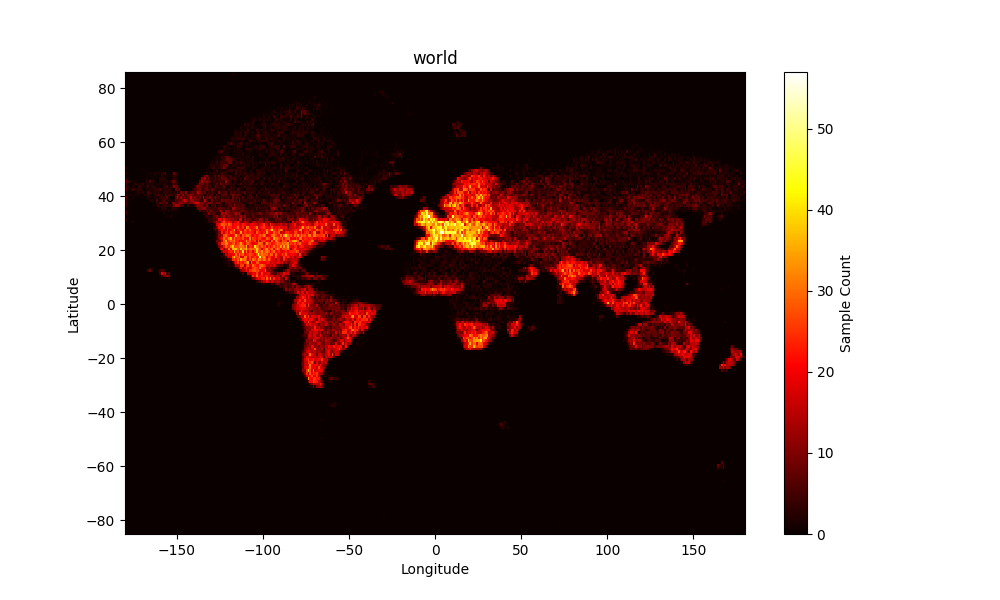
#> input picture scripts/lotto/data_out/heatmaps_png/world.png, 1000 x 600 px, found by its file name; its folder holds 2 pictures in this run
$ python main.py
#> lines starting #> are read from the running program, lines starting #| are printed output that depends on the picture
import numpy as np
from PIL import Image
import matplotlib
from matplotlib import pyplot as plt

import ast
import shutil

from collections import namedtuple

plt.ion()
matplotlib.use('TkAgg')

_MERCATOR_BOUNDS = namedtuple('MERCATOR_BOUNDS', ['min_lat', 'max_lat', 'min_lng', 'max_lng'])
MERCATOR_BOUNDS = _MERCATOR_BOUNDS(
    min_lat=-85.0511287798066,
    max_lat=85.0511287798066,
    min_lng=-180,
    max_lng=180
)

def get_brightness_grid(image, nrows, ncols):
    """ Compute the average brightness of each grid cell in the image. """

    h, w = image.shape
    grid_h = h / nrows
    grid_w = w / ncols
    brightness_grid = np.zeros((nrows, ncols))
    for i in range(nrows):
        for j in range(ncols):
            row_start = int(round(i * grid_h))
            row_end = int(round((i + 1) * grid_h)) if i < nrows - 1 else h
            col_start = int(round(j * grid_w))
            col_end = int(round((j + 1) * grid_w)) if j < ncols - 1 else w
            grid = image[row_start:row_end, col_start:col_end]
            brightness_grid[i, j] = np.mean(grid)
    return brightness_grid


def make_grid(fname_img, fname_grid, nrows, ncols):
    """ Take heatmap image, convert to grayscale, and output a text file representing the weight distribution. """

    image = Image.open(fname_img)
    grayscale = np.array(image.convert('L'))
    brightness = get_brightness_grid(grayscale, nrows, ncols)
    weight_grid = brightness.tolist()
    with open(fname_grid, 'w') as fout:
        fout.write('[\n')
        for row in weight_grid:
            fout.write(f'    {row},\n')
        fout.write(']\n')


def read_weight_grid(fname):
    """ Read weight grid from a text file and return as numpy array. """

    with open(fname, 'r') as f:
        grid_str = f.read()
    grid_str = grid_str.strip()
    grid_list = ast.literal_eval(grid_str)
    return np.array(grid_list)


def generate_weighted_indices(weight_grid, nsamples):
    """ Generate weighted random indices based on the brightness grid. """

    flat_weights = weight_grid.flatten()
    flat_weights = flat_weights / np.sum(flat_weights)
    chosen = np.random.choice(len(flat_weights), size=nsamples, p=flat_weights)
    rows = chosen // weight_grid.shape[1]
    cols = chosen % weight_grid.shape[1]
    return np.vstack((rows, cols)).T


# --- Mercator projection helpers ---
def mercator_y_from_lat(lat):
    """Convert latitude to Mercator Y."""
    lat_rad = np.radians(lat)
    return np.log(np.tan(np.pi / 4 + lat_rad / 2))

def lat_from_mercator_y(y):
    """Convert Mercator Y to latitude."""
    return np.degrees(2 * np.arctan(np.exp(y)) - np.pi / 2)

def grid_indices_to_latlng(indices, grid_shape, bounds=MERCATOR_BOUNDS):
    """ Convert grid indices to latitude and longitude coordinates using Mercator projection. """

    nrows, ncols = grid_shape

    # Mercator Y bounds
    y_max = mercator_y_from_lat(bounds.max_lat)
    y_min = mercator_y_from_lat(bounds.min_lat)
    y_step = (y_max - y_min) / nrows

    # Compute Mercator Y for each row index
    ys = y_max - indices[:, 0] * y_step
    lats = lat_from_mercator_y(ys)

    # Longitude is still linear
    lng_step = (bounds.max_lng - bounds.min_lng) / ncols
    lngs = bounds.min_lng + indices[:, 1] * lng_step
    return np.vstack((lats, lngs)).T


def write_latlngs_js(latlngs, basename):
    fname = f"./data_out/heatmaps_js/{basename}.js"
    with open(fname, 'w') as f:
        f.write('THE_WINDOW.latlngs = THE_WINDOW.latlngs || {};\n\n')
        f.write(f'THE_WINDOW.latlngs.{basename} = [\n')
        for lat, lng in latlngs:
            f.write(f'    [{lat:.4f}, {lng:.4f}],\n')
        f.write('];\n')
    dest = f'../../data/lottery/heatmaps/{basename}.js'
    shutil.copyfile(fname, dest)


def plot_heatmap(latlngs, bin_size, basename):
    """ Make a pyplot plot to show the distribution of the points """
    plt.figure(figsize=(10, 6))
    lat_bins = np.arange(MERCATOR_BOUNDS.min_lat, MERCATOR_BOUNDS.max_lat + 1, bin_size)
    lng_bins = np.arange(MERCATOR_BOUNDS.min_lng, MERCATOR_BOUNDS.max_lng + 1, bin_size)
    plt.hist2d(
        latlngs[:, 1], latlngs[:, 0],
        bins=[lng_bins, lat_bins],
        cmap='hot',
        range=[[MERCATOR_BOUNDS.min_lng, MERCATOR_BOUNDS.max_lng], [MERCATOR_BOUNDS.min_lat, MERCATOR_BOUNDS.max_lat]]
    )
    plt.colorbar(label='Sample Count')
    plt.colorbar(label='Sample Count')
    plt.xlabel('Longitude')
    plt.ylabel('Latitude')
    plt.title(basename)
    plt.savefig(f'./data_out/heatmaps_png/{basename}.png')
    plt.show()

def main(basename, nrows, ncols, nsamples, bin_size=2):
    fname_heatmap = f'./data_in/heatmaps/{basename}.png'
    fname_grid = f'./data_out/weight_grids/{basename}.txt'

    nrows = int(nrows)
    ncols = int(ncols)

    make_grid(fname_heatmap, fname_grid, nrows, ncols)
    weight_grid = read_weight_grid(fname_grid)
    indices = generate_weighted_indices(weight_grid, nsamples)
    latlngs = grid_indices_to_latlng(indices, (nrows, ncols))
    latlngs[:, 0] = np.clip(latlngs[:, 0], MERCATOR_BOUNDS.min_lat, MERCATOR_BOUNDS.max_lat)
    latlngs[:, 1] = np.clip(latlngs[:, 1], MERCATOR_BOUNDS.min_lng, MERCATOR_BOUNDS.max_lng)
    plot_heatmap(latlngs, bin_size=bin_size, basename=basename)
    write_latlngs_js(latlngs, basename)


_HEATMAP = namedtuple('_HEATMAPS', ['name', 'npoints'])

_TO_MAP = [
    _HEATMAP(name='world', npoints=64800), # 180*360
    _HEATMAP(name='europe', npoints=10000),
]


if __name__ == '__main__':
    for heatmap in _TO_MAP:
        main(
            basename=heatmap.name,
            nrows=np.floor(MERCATOR_BOUNDS.max_lat - MERCATOR_BOUNDS.min_lat), # Keep everything scaled the same for maps and sub-maps to avoid confusion.
            ncols=np.floor(MERCATOR_BOUNDS.max_lng - MERCATOR_BOUNDS.min_lng),
            nsamples=heatmap.npoints,
        bin_size=1,
    )
#> in make_grid, image is the input picture: PIL image 1000x600 RGBA; mean R, G, B, A 146.3, 130, 127.6, 255
#> in make_grid, `grayscale = np.array(image.convert('L'))`:
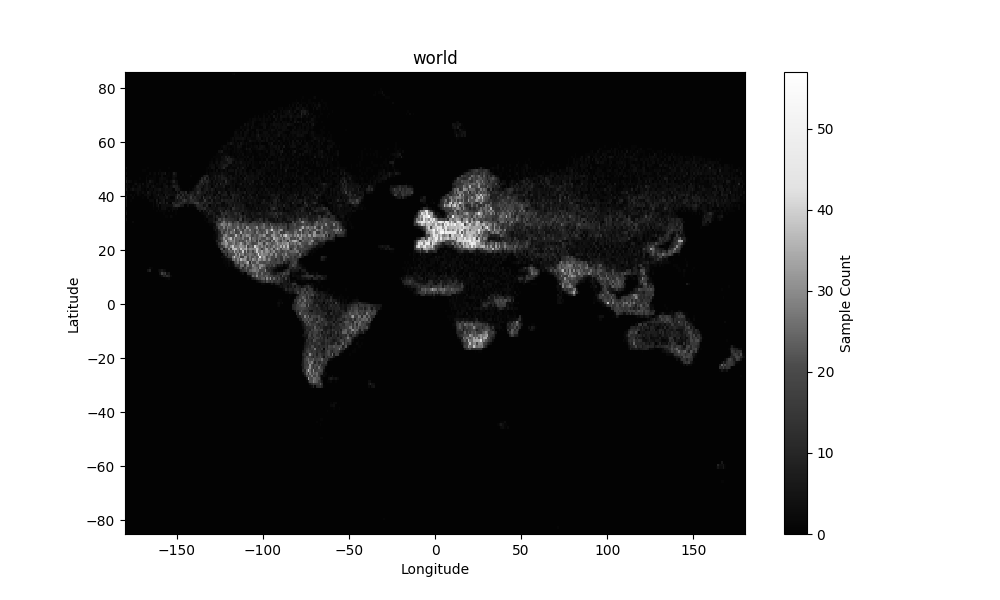
#> grayscale: shape (600, 1000); min 0, max 255, mean 134.5
#> after the loop in get_brightness_grid, `for i in range(nrows):`:
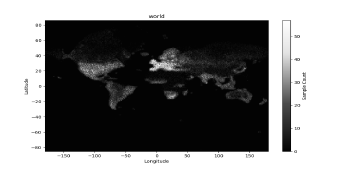
#> brightness_grid: shape (170, 360) float64; min 1.88, max 255, mean 134.2
#> in make_grid, `weight_grid = brightness.tolist()`: weight_grid = 170 items
#> in plot_heatmap, `plt.savefig(f'./data_out/heatmaps_png/{basename}.png')`:
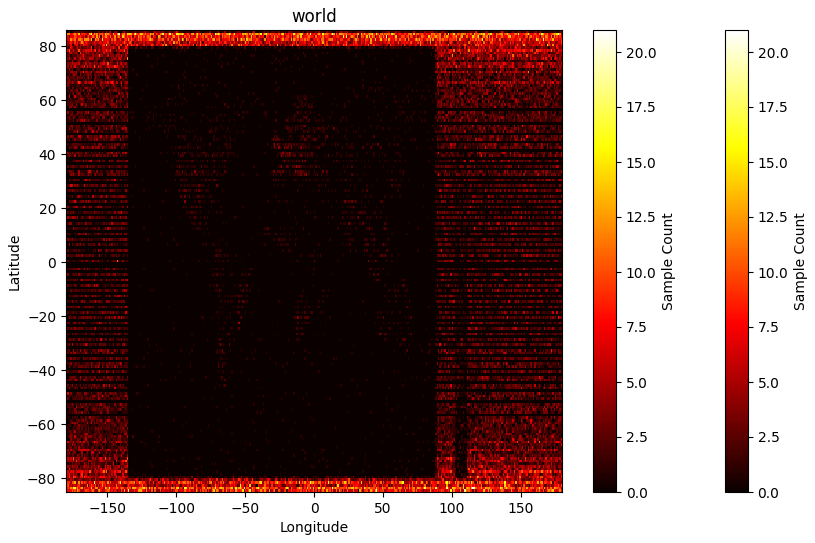
#> figure drawn by matplotlib, 3 panels
#> pass 2 of the loop `for heatmap in _TO_MAP:`:
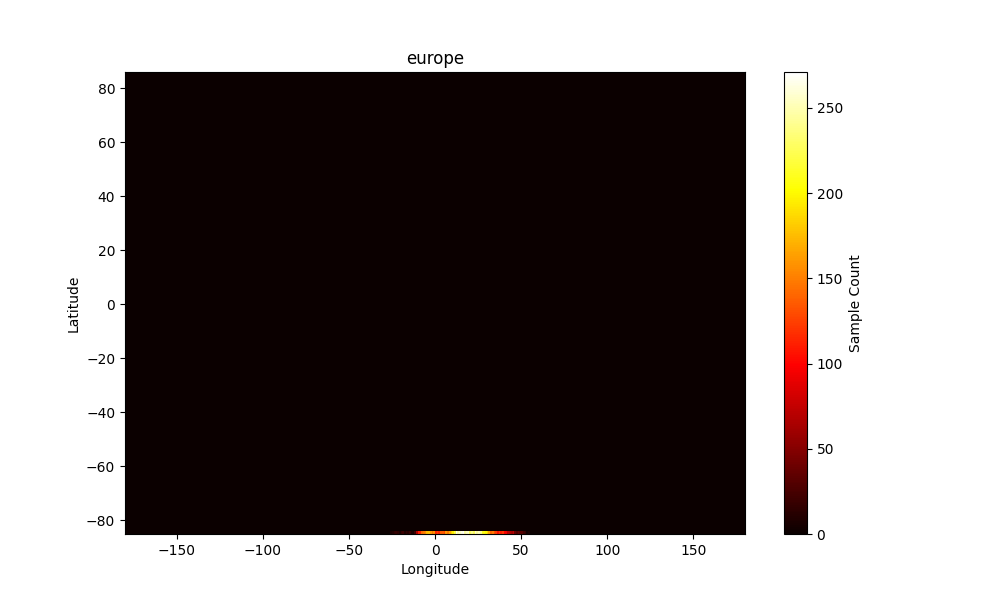
#> input picture scripts/lotto/data_out/heatmaps_png/europe.png, 1000 x 600 px, found by its file name
#> in make_grid, image is the input picture: PIL image 1000x600 RGBA; mean R, G, B, A 135.8, 128.9, 127.5, 255
#> after the loop in get_brightness_grid (call 2), `for i in range(nrows):`:
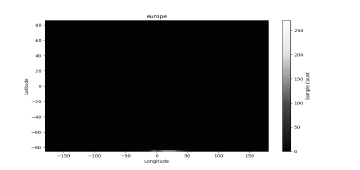
#> brightness_grid: shape (170, 360) float64; min 1.88, max 255, mean 130.5
#> in plot_heatmap (call 2), `plt.savefig(f'./data_out/heatmaps_png/{basename}.png')`:
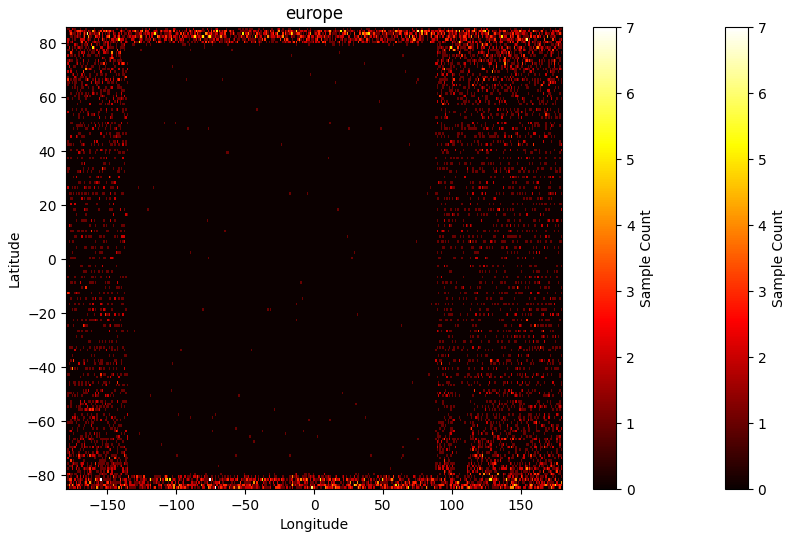
#> figure drawn by matplotlib, 3 panels
